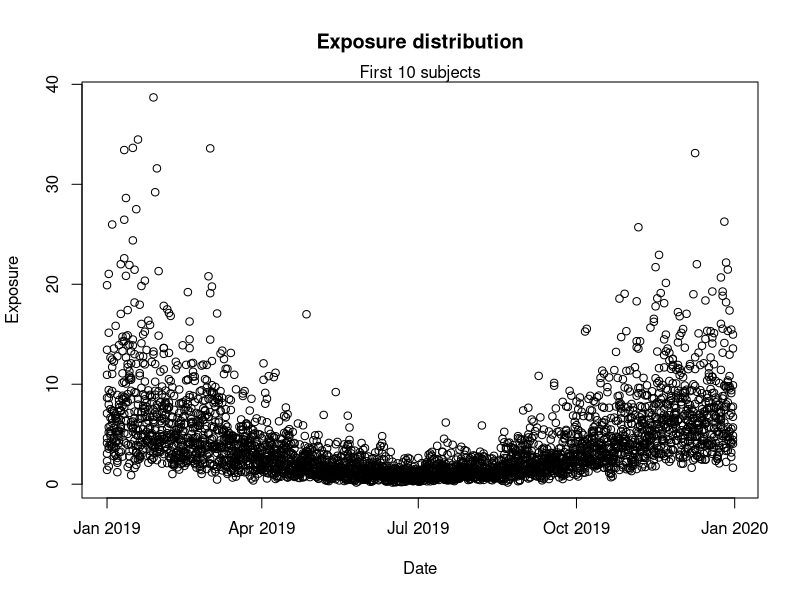

This chart was generated by the following R code: (Note: this script raises an error after producing the figure.)
################################################################################
# Updated version of the R code for the simulation study in:
#
#  "The case time series analysis"
#  Antonio Gasparrini
#  http://www.ag-myresearch.com/2021_gasparrini_epidemiol.html
#
# * an updated version of this code is available at:
#   https://github.com/gasparrini/CaseTimeSeries
################################################################################

################################################################################
# SIMULATED SCENARIO: VARIATION IN BASELINE RISK
################################################################################

# PACKAGES
library(splines)
library(gnm); library(survival)
library(data.table) ; library(scales)
library(foreach) ; library(doParallel)

# SET SEED
set.seed(13041975)

# SET SIMULATION SETTINGS
nsim <- 50000#

# SET PARAMETERS: NUMBER OF SUBJECTS, FOLLOW-UP, TIME VARIABLES
n <- 500
dstart <- as.Date("2019-01-01")
dend <- as.Date("2019-12-31")
date <- seq(dstart, dend, by=1)

################################################################################
# PREPARE THE DATA

# GENERATE DATASET
data <- data.table(id = factor(rep(seq(n), each=length(date))), date = date)

# TRUE EFFECT OF CONTINUOUS EXPOSURE 
beta <- log(1.0025)

################################################################################
# EXAMPLE

# SIMULATE SEASONAL CONTINUOUS EXPOSURE
fexp <- function(date) exp(cos(yday(date)*2*pi/365)+1 +
    as.numeric(arima.sim(list(ar=0.5), length(date), sd=0.5)))
data[, x := fexp(date), by=id]
plot(fexp(date)~date, data[id%in%1:10], type="p", ylab="Exposure", xlab="Date",
  main="Exposure distribution")
mtext("First 10 subjects")

# DEFINE RANDOM MONTH PERIOD OF LOW RISK IN MAY-SEPT
data[, rrlow := ifelse(month(date)==sample(5:9, 1), 0.7, 1), by=id]

# DEFINE EXPOSURE HISTORY AND THE CUMULATED EXPOSURE OVER LAG TIMES 0-10
exphist <- as.matrix(data[, shift(x, 0:10, fill=0), by=id][,2:12])
data$cumexp <- rowSums(exphist)

# COMPUTE RISK ASSOCIATED TO EXPOSURE
data$rrexp <- exp(data$cumexp*beta)

# SIMULATE THE OUTCOME (5-20 EVENTS)
data[, y := rmultinom(1, sample(5:20, 1), prob=rrexp*rrlow), by=id]

# RUN THE MODEL
mod <- gnm(y ~ cumexp, eliminate=id, data=data, family="poisson")

# ESTIMATED EFFECT
beta ; coef(mod)[[1]]

################################################################################
# SIMULATIONS

# SET THE PARALLELIZATION
ncores <- detectCores()
cl <- makeCluster(max(1,ncores-2))
registerDoParallel(cl)

# ITERATIONS USING FOREACH
pkg <- c("splines","gnm","survival","data.table")
eff <- foreach(i=seq(nsim), .packages=pkg, .combine=rbind) %dopar% {
  
  # SET SEED
  set.seed(13041975+i)
  
  # SIMULATE EXPOSURE, RISKS, OUTCOME (AS ABOVE)
  data[, x := fexp(date), by=id]
  data[, rrlow := ifelse(month(date)==sample(5:9, 1), 0.5, 1), by=id]
  exphist <- as.matrix(data[, shift(x, 0:10, fill=0), by=id][,2:12])
  data$cumexp <- rowSums(exphist)
  data$rrexp <- exp(data$cumexp*beta)
  data[, y := rmultinom(1, sample(5:20, 1), prob=rrexp*rrlow), by=id]
  
  # RUN THE MODEL AND EXTRACT COEF-VCOV-CI
  mod <- gnm(y ~ cumexp, eliminate=id, data=data, family="poisson")
  coef <- coef(mod)[[1]]
  vcov <- as.matrix(vcov(mod))[1,1]
  cilow <- (coef-qnorm(0.975)*sqrt(vcov)) 
  cihigh <- (coef+qnorm(0.975)*sqrt(vcov))
  
  # STORE THE RESULTS
  cbind(est = coef, cov = cilow < beta & cihigh > beta)
}

# STOP CLUSTER
stopCluster(cl)

################################################################################
# RESULTS

# RELATIVE BIAS (%) 
(bias <- (mean(eff[,1])-beta)/beta * 100)

# COVERAGE
(cov <- mean(eff[,2]))

# RELATIVE RMSE (%) 
(rmse <- sqrt(mean((eff[,1]-beta)^2))/beta * 100)
